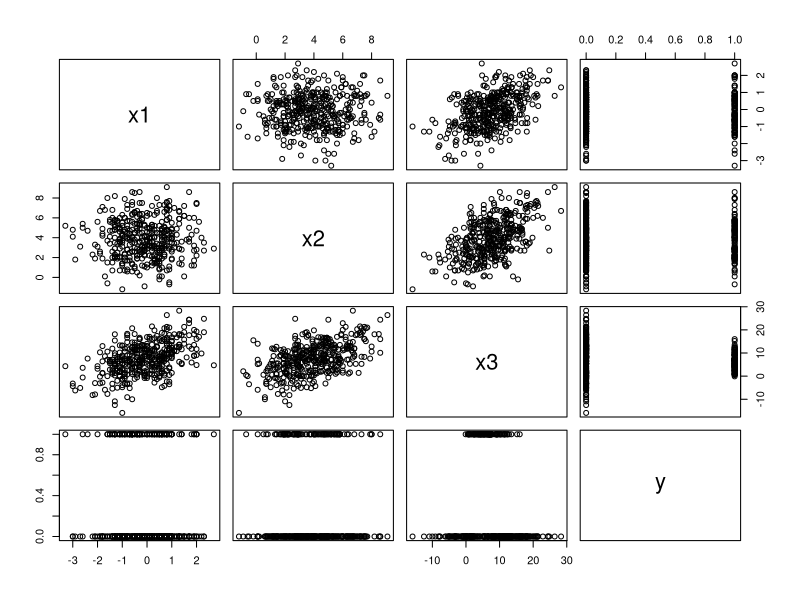

This figure's R source:
# Create any first independent variable (round to one decimal place)
x1 <- round(rnorm(400, mean=0, sd=1), 1)
# Create any second independent variable (round to one decimal place)
x2 <- round(rnorm(400, mean = 4, sd=2), 1)
# Now create a third independent variable that is related by not a direct function of the first two variables because of the error term added
x3 <- round(3*x1 + 2 *x2 + rnorm(400, mean = 0, sd=5), 1)
# Create a binary outcome variable that depends on all three variables
# Note that the probability of the binomial is an inv.logit function
# We will use smaller effects this time as well, more realistic.
# Note that a coefficient of 0.2 has an OR of
# exp(0.2) = 1.22 / one unit change
y <- rbinom(400, 1, exp(.2*x1 + .3*x2 -.3 * x3)/(1+ exp(.2*x1 + 2*x2 -3 * x3)))
# Put all variables into a data frame
confounding.dat <- data.frame(x1=x1, x2=x2, x3=x3, y=y)
# If looked at pairwise, the very strong confounding is not obvious
# because it arises from three variables working together
pairs(confounding.dat)



 output <- glm(y ~ x1, data = confounding.dat, family = binomial)
#logistic.regression.or.ci(output)
summary(output)
exp(coef(output))


 output <- glm(y ~ x2, data = confounding.dat, family = binomial)
 #logistic.regression.or.ci(output)
summary(output)
exp(coef(output))

 output <- glm(y ~ x3, data = confounding.dat, family = binomial)
# logistic.regression.or.ci(output)
summary(output)
exp(coef(output))

# Now let’s run a logistic regression with all three variables included:
 output <- glm(y ~ x1 + x2 + x3, data = confounding.dat, family = binomial)
 #logistic.regression.or.ci(output)

summary(output)
exp(coef(output))

